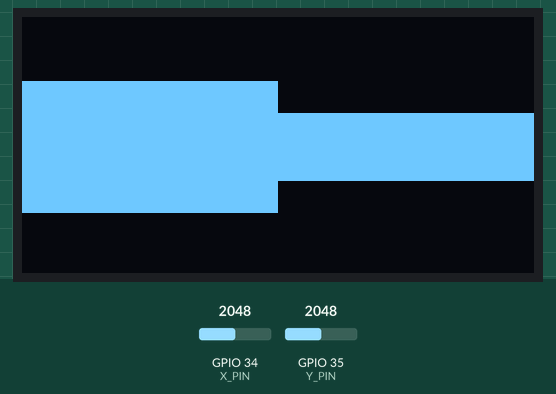
Bench run of a sketch on a simulated ESP32. Parts: 128×64 one-colour display. The inputs (shaded band) are chosen by the test bench; at power-on: GPIO 35 (Y_PIN) = 2048, GPIO 34 (X_PIN) = 2048. What the sketch prints to the serial monitor is not drawn.

Above: at 1.2 s.
1.3 s: GPIO 35 (Y_PIN) set to 1760
At 3.0 s:
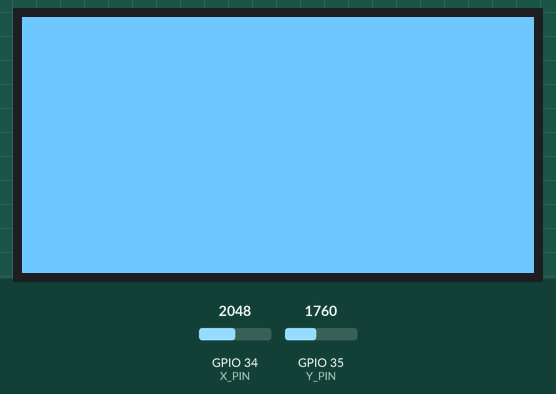
3.2 s: GPIO 34 (X_PIN) set to 2140
At 4.71 s:
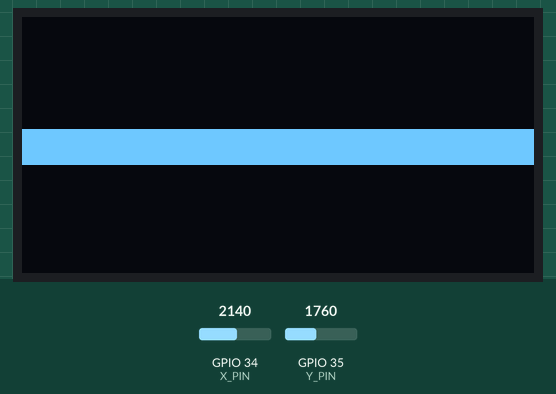
5.5 s: GPIO 34 (X_PIN) set to 2060
At 6.16 s:
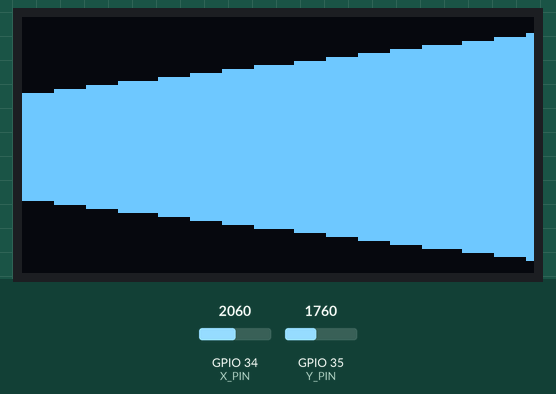
7.8 s: GPIO 34 (X_PIN) set to 1460
At 9.11 s:
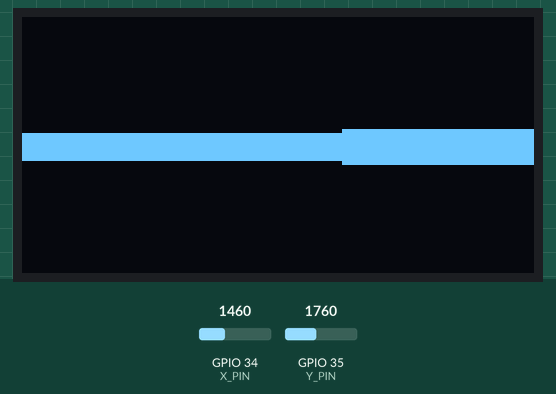
10.4 s: GPIO 35 (Y_PIN) set to 1840
At 11.0 s:
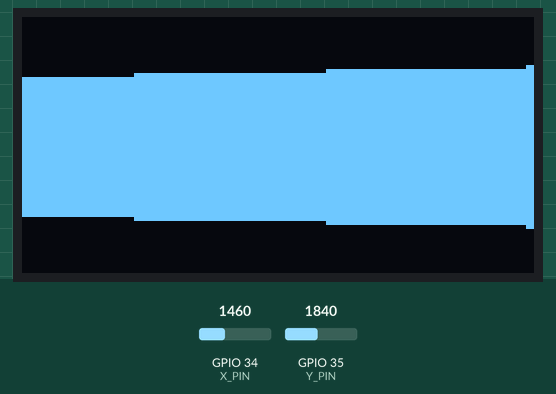
12.0 s: GPIO 35 (Y_PIN) set to 1460
At 12.1 s:
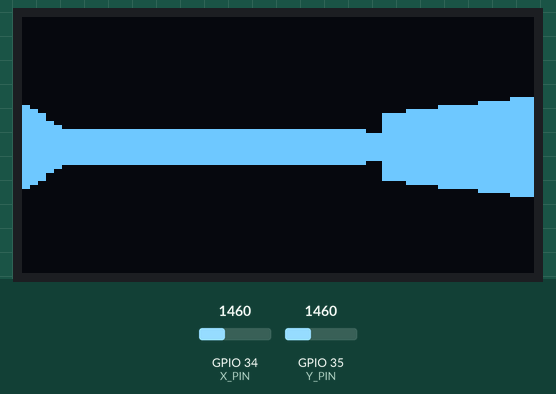
Timing chart, 0 to 15.0 s (numbered marks = the images above; inputs shaded):
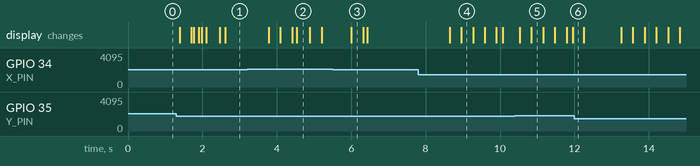

Measured:
- after the input at 1.3 s, the display: first changes after 0.10 s (image 1 shows a later state)
- after the input at 3.2 s, the display: first changes after 0.59 s (image 2 shows a later state)
- after the input at 7.8 s, the display: first changes after 0.85 s (image 4 shows a later state)

The sketch:

doom_maybe.ino
```cpp
#include <Wire.h>
#include <Adafruit_GFX.h>
#include <Adafruit_SSD1306.h>

// Defines for joystick
#define X_PIN 34
#define Y_PIN 35
#define SW_PIN 26

// Defines for SSD1306
#define SCREEN_WIDTH 128
#define SCREEN_HEIGHT 64
#define OLED_ADDR 0x3C

// Map
const int world_map[10][10] = {
  {1, 1, 1, 1, 1, 1, 1, 1, 1, 1},
  {1, 0, 0, 0, 0, 0, 0, 0, 0, 1},
  {1, 0, 0, 0, 0, 0, 0, 0, 0, 1},
  {1, 0, 1, 0, 0, 0, 0, 0, 0, 1},
  {1, 0, 1, 0, 0, 0, 0, 0, 0, 1},
  {1, 0, 0, 0, 0, 0, 0, 0, 0, 1},
  {1, 0, 0, 0, 0, 0, 0, 0, 0, 1},
  {1, 0, 0, 0, 0, 0, 1, 0, 0, 1},
  {1, 0, 0, 0, 0, 0, 0, 0, 0, 1},
  {1, 1, 1, 1, 1, 1, 1, 1, 1, 1},
};

Adafruit_SSD1306 display(SCREEN_WIDTH, SCREEN_HEIGHT, &Wire, -1);

float posx = 5, posy = 5;
float dirx = -1, diry = 0;
float cam_planex = 0, cam_planey = 0.3;

void setup() {
  Serial.begin(9600);
  Wire.begin(21,22);
  if(!display.begin(SSD1306_SWITCHCAPVCC, OLED_ADDR)) {
    Serial.println("SSD1306 allocation failed");
    while (1); // Terminate
  }

  pinMode(SW_PIN, INPUT_PULLUP);
}

void render() {
    display.clearDisplay();

  for (int i = 0; i < SCREEN_WIDTH; i+=2) {
    float camx = 2 * i/float(SCREEN_WIDTH) - 1;
    float ray_dirx = dirx + cam_planex * camx;
    float ray_diry = diry + cam_planey * camx;

    int mapx = int(posx);
    int mapy = int(posy);

    float side_distx, side_disty;
    float delta_distx = (ray_dirx == 0) ? 9999 : abs(1/ray_dirx);
    float delta_disty = (ray_diry == 0) ? 9999 : abs(1/ray_diry);
    int stepx, stepy;
    bool hit = false;
    float perpendicular_wall_dist;
    char side;

    if (ray_dirx < 0) {
      stepx = -1;
      side_distx = (posx - mapx) * delta_distx;
    } else {
      stepx = 1;
      side_distx = (posx + 1 - mapx) * delta_distx;
    }
    if (ray_diry < 0) {
      stepy = -1;
      side_disty = (posy - mapy) * delta_disty;
    } else {
      stepy = 1;
      side_disty = (posy + 1 - mapy) * delta_disty;
    }

    while (!hit) {
      if (side_distx < side_disty) {
        side_distx += delta_distx;
        mapx += stepx;
        side = 'x';
      } else {
        side_disty += delta_disty;
        mapy += stepy;
        side = 'y';
      }

      if (world_map[mapy][mapx]) hit = true;
    }

    if (side == 'x') perpendicular_wall_dist = side_distx - delta_distx;
    else perpendicular_wall_dist = side_disty - delta_disty;

    // Serial.println(perpendicular_wall_dist);

    int height = int(SCREEN_HEIGHT / perpendicular_wall_dist);
    int topy = -height/2 + SCREEN_HEIGHT/2;
    int bottomy = height/2 + SCREEN_HEIGHT/2;
    if (topy < 0) topy = 0;
    if (bottomy > SCREEN_HEIGHT) bottomy = SCREEN_HEIGHT;

    display.drawLine(i, topy, i, bottomy, SSD1306_WHITE);
    display.drawLine(i+1, topy, i+1, bottomy, SSD1306_WHITE);
  }
  display.display();
}

void update() {
  float rotvel = 0.1; // rad/s
  float movespeed = 0.1;

  int stick_x = analogRead(X_PIN);
  int stick_y = analogRead(Y_PIN);

  if (stick_x > 2100) {
    float old_dirx = dirx;
    dirx = dirx * cos(-rotvel) - diry * sin(-rotvel);
    diry = old_dirx * sin(-rotvel) + diry * cos(-rotvel);
    float old_planex = cam_planex;
    cam_planex = cam_planex * cos(-rotvel) - cam_planey * sin(-rotvel);
    cam_planey = old_planex * sin(-rotvel) + cam_planey * cos(-rotvel);
  } else if (stick_x < 1500) {
    float old_dirx = dirx;
    dirx = dirx * cos(rotvel) - diry * sin(rotvel);
    diry = old_dirx * sin(rotvel) + diry * cos(rotvel);
    float old_planex = cam_planex;
    cam_planex = cam_planex * cos(rotvel) - cam_planey * sin(rotvel);
    cam_planey = old_planex * sin(rotvel) + cam_planey * cos(rotvel);
  }

  if (stick_y < 1800) {
    // forwards
    posx += dirx * movespeed;
    if (world_map[int(posy)][int(posx)] == 1) posx -= dirx * movespeed;
    posy += diry * movespeed;
    if (world_map[int(posy)][int(posx)] == 1) posy -= diry * movespeed;
  } else if (stick_y > 2000) {
    // backwards
  }

  Serial.print(posx);
  Serial.print(", ");
  Serial.println(posy);
}

void loop() {
  render();
  update();

  delay(1000 / 60.0);
}
```
